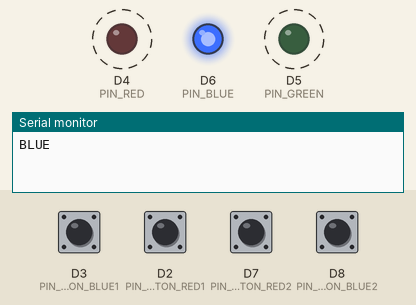
Recording of a sketch running on a simulated ESP8266 (NodeMCU). Shown: output pins drawn as LEDs (lit = HIGH), the last lines printed to the serial monitor. Dashed ring = blinking. The inputs (shaded band) are chosen by the test bench; at power-on: D2 (PIN_BUTTON_RED1), D3 (PIN_BUTTON_BLUE1), D7 (PIN_BUTTON_RED2), D8 (PIN_BUTTON_BLUE2) HIGH. Random numbers use the default seed unless the sketch sets one.

Above: at 1.3 s.
At 2.0 s:
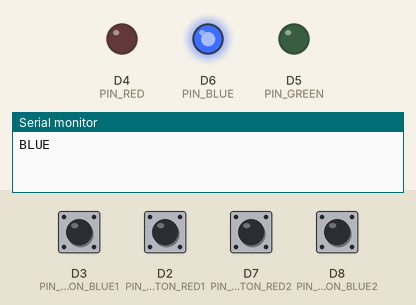
2.1 s: D3 (PIN_BUTTON_BLUE1) pulled LOW for 0.15 s
At 2.8 s:
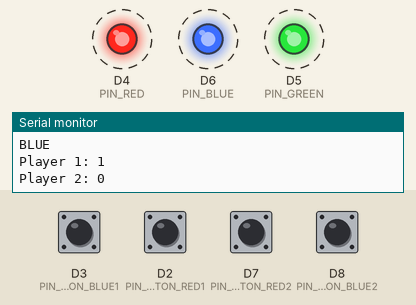
Timing chart, 0 to 5.1 s (numbered marks = the images above; inputs shaded):
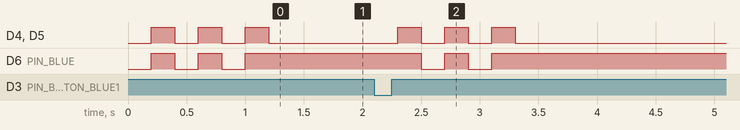

Measured:
- after the input at 2.1 s, D4 (PIN_RED), D5 (PIN_GREEN): alternates HIGH for 0.20 s and LOW for 0.20 s, 6 changes in all, then stays LOW, starting after 0.20 s; D6 (PIN_BLUE): alternates HIGH for 0.20 s and LOW for 0.20 s, 4 changes in all, then stays HIGH, starting after 0.40 s
- by itself, D4 (PIN_RED), D5 (PIN_GREEN): alternates HIGH for 0.20 s and LOW for 0.20 s, 6 changes in all, then stays LOW
- by itself, D6 (PIN_BLUE): alternates HIGH for 0.20 s and LOW for 0.20 s, 5 changes in all, then stays HIGH

The sketch:

reactiongame.ino
```cpp
const int PIN_BUTTON_RED1 = D2;
const int PIN_BUTTON_BLUE1 = D3;
const int PIN_RED = D4;
const int PIN_GREEN = D5;
const int PIN_BLUE = D6;
const int PIN_BUTTON_RED2 = D7;
const int PIN_BUTTON_BLUE2 = D8;

int stateButtonRed1_last = HIGH;
int stateButtonRed1_current = HIGH;
int stateButtonBlue1_last = HIGH;
int stateButtonBlue1_current = HIGH;
int stateButtonRed2_last = HIGH;
int stateButtonRed2_current = HIGH;
int stateButtonBlue2_last = HIGH;
int stateButtonBlue2_current = HIGH;

bool playing = false;
int show = 2;
bool answered = false;

int player1Score = 0;
int player2Score = 0;

void setup() {
  pinMode(PIN_BUTTON_RED1, INPUT);
  pinMode(PIN_BUTTON_BLUE1, INPUT);
  pinMode(PIN_RED, OUTPUT);
  pinMode(PIN_GREEN, OUTPUT);
  pinMode(PIN_BLUE, OUTPUT);
  pinMode(PIN_BUTTON_RED2, INPUT);
  pinMode(PIN_BUTTON_BLUE2, INPUT);

  Serial.begin(9600);
}

void loop() {

  if(!playing){ // if not playing, then play
    // blink light from white, red, green, blue
    delay(200);
    analogWrite(PIN_RED, 255);
    analogWrite(PIN_GREEN, 255);
    analogWrite(PIN_BLUE, 255);
    delay(200);
    analogWrite(PIN_RED, 0);
    analogWrite(PIN_GREEN, 0);
    analogWrite(PIN_BLUE, 0);
    delay(200);
    analogWrite(PIN_RED, 255);
    analogWrite(PIN_GREEN, 255);
    analogWrite(PIN_BLUE, 255);
    delay(200);
    analogWrite(PIN_RED, 0);
    analogWrite(PIN_GREEN, 0);
    analogWrite(PIN_BLUE, 0);
    delay(200);
    analogWrite(PIN_RED, 255);
    analogWrite(PIN_GREEN, 255);
    analogWrite(PIN_BLUE, 255);
    delay(200);
    analogWrite(PIN_RED, 0);
    analogWrite(PIN_GREEN, 0);
    analogWrite(PIN_BLUE, 0);

    show = random(0,2);

    if(show == 0){ // RED
      Serial.println("RED");
      analogWrite(PIN_RED, 255);
      analogWrite(PIN_GREEN, 0);
      analogWrite(PIN_BLUE, 0);
    }
    else if(show == 1){ // BLUE
      Serial.println("BLUE");
      analogWrite(PIN_RED, 0);
      analogWrite(PIN_GREEN, 0);
      analogWrite(PIN_BLUE, 255);
    }

    answered = false;
    playing = true;
  }

  int stateButtonRed1_current = digitalRead(PIN_BUTTON_RED1);
  int stateButtonBlue1_current = digitalRead(PIN_BUTTON_BLUE1);
  int stateButtonRed2_current = digitalRead(PIN_BUTTON_RED2);
  int stateButtonBlue2_current = digitalRead(PIN_BUTTON_BLUE2);

  if(stateButtonRed1_current == LOW && stateButtonRed1_last == HIGH){ // rising edge
    if(show == 0 && !answered){
      player1Score++;
      Serial.println("Player 1: " + String(player1Score));
      Serial.println("Player 2: " + String(player2Score));
      answered = true;
      playing = false;
    }
  }
  stateButtonRed1_last = stateButtonRed1_current;

  if(stateButtonBlue1_current == LOW && stateButtonBlue1_last == HIGH){ // rising edge
    if(show == 1 && !answered){
      player1Score++;
      Serial.println("Player 1: " + String(player1Score));
      Serial.println("Player 2: " + String(player2Score));
      answered = true;
      playing = false;
    }
  }
  stateButtonBlue1_last = stateButtonBlue1_current;

  if(stateButtonRed2_current == LOW && stateButtonRed2_last == HIGH){ // rising edge
    if(show == 0 && !answered){
      player2Score++;
      Serial.println("Player 1: " + String(player1Score));
      Serial.println("Player 2: " + String(player2Score));
      answered = true;
      playing = false;
    }
  }
  stateButtonRed2_last = stateButtonRed2_current;

  if(stateButtonBlue2_current == LOW && stateButtonBlue2_last == HIGH){ // rising edge
    if(show == 1 && !answered){
      player2Score++;
      Serial.println("Player 1: " + String(player1Score));
      Serial.println("Player 2: " + String(player2Score));
      answered = true;
      playing = false;
    }
  }
  stateButtonBlue2_last = stateButtonBlue2_current;


}
```
